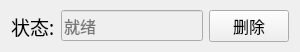
   <widget class="QWidget" name="layoutWidget_12">
    <property name="geometry">
     <rect>
      <x>640</x>
      <y>630</y>
      <width>231</width>
      <height>47</height>
     </rect>
    </property>
    <property name="sizePolicy">
     <sizepolicy hsizetype="Fixed" vsizetype="Preferred">
      <horstretch>0</horstretch>
      <verstretch>0</verstretch>
     </sizepolicy>
    </property>
    <layout class="QHBoxLayout" name="DeleteChoiceState" stretch="1,1,2">
     <property name="spacing">
      <number>6</number>
     </property>
     <property name="topMargin">
      <number>10</number>
     </property>
     <property name="bottomMargin">
      <number>10</number>
     </property>
     <item>
      <widget class="QLabel" name="studentStateLabel_5">
       <property name="sizePolicy">
        <sizepolicy hsizetype="Fixed" vsizetype="Preferred">
         <horstretch>0</horstretch>
         <verstretch>0</verstretch>
        </sizepolicy>
       </property>
       <property name="font">
        <font>
         <family>宋体</family>
         <pointsize>14</pointsize>
        </font>
       </property>
       <property name="text">
        <string>状态:</string>
       </property>
      </widget>
     </item>
     <item>
      <widget class="QLineEdit" name="deleteChoiceState">
       <property name="enabled">
        <bool>false</bool>
       </property>
       <property name="sizePolicy">
        <sizepolicy hsizetype="Fixed" vsizetype="Fixed">
         <horstretch>0</horstretch>
         <verstretch>0</verstretch>
        </sizepolicy>
       </property>
       <property name="font">
        <font>
         <family>Agency FB</family>
         <pointsize>12</pointsize>
         <weight>50</weight>
         <bold>false</bold>
        </font>
       </property>
       <property name="tabletTracking">
        <bool>false</bool>
       </property>
       <property name="contextMenuPolicy">
        <enum>Qt::DefaultContextMenu</enum>
       </property>
       <property name="text">
        <string/>
       </property>
       <property name="placeholderText">
        <string>就绪</string>
       </property>
       <property name="clearButtonEnabled">
        <bool>false</bool>
       </property>
      </widget>
     </item>
     <item>
      <widget class="QPushButton" name="deleteChoiceButton">
       <property name="sizePolicy">
        <sizepolicy hsizetype="Fixed" vsizetype="Fixed">
         <horstretch>0</horstretch>
         <verstretch>0</verstretch>
        </sizepolicy>
       </property>
       <property name="font">
        <font>
         <family>宋体</family>
         <pointsize>12</pointsize>
        </font>
       </property>
       <property name="text">
        <string>删除</string>
       </property>
      </widget>
     </item>
    </layout>
   </widget>
